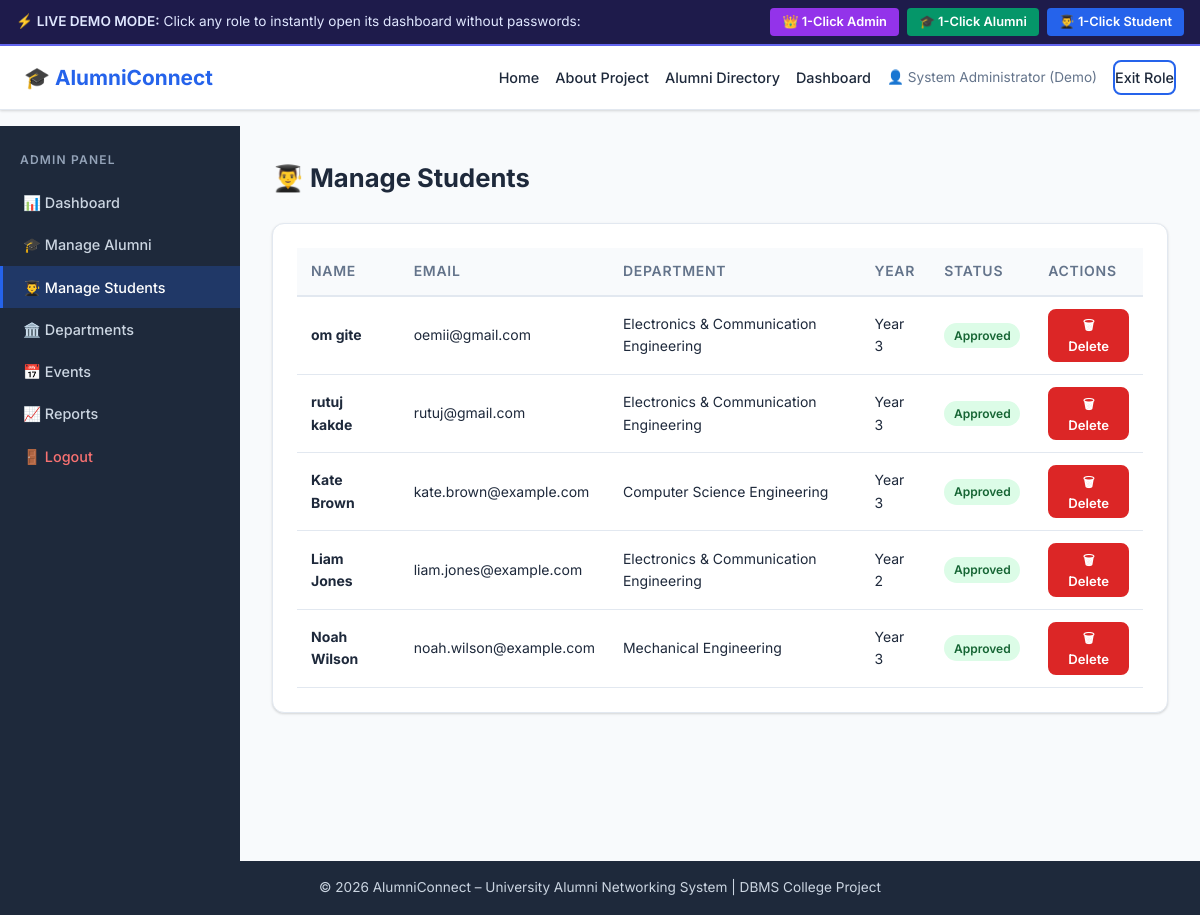
The app's page /admin/students with its own data.
### tables this page shows
CREATE TABLE Student (
        student_id    INTEGER PRIMARY KEY AUTOINCREMENT,
        user_id       INTEGER NOT NULL UNIQUE,
        department_id INTEGER NOT NULL,
        current_year  INTEGER NOT NULL,
        skills        TEXT,
        interests     TEXT,
        FOREIGN KEY (user_id) REFERENCES Users(user_id) ON DELETE CASCADE,
        FOREIGN KEY (department_id) REFERENCES Department(department_id)
    );

CREATE TABLE Users (
        user_id        INTEGER PRIMARY KEY AUTOINCREMENT,
        full_name      TEXT NOT NULL,
        email          TEXT NOT NULL UNIQUE,
        password_hash  TEXT NOT NULL,
        role           TEXT NOT NULL CHECK(role IN ('admin', 'alumni', 'student')),
        account_status TEXT NOT NULL DEFAULT 'pending' CHECK(account_status IN ('pending', 'approved', 'rejected')),
        created_at     TIMESTAMP DEFAULT CURRENT_TIMESTAMP
    );

CREATE TABLE Department (
        department_id   INTEGER PRIMARY KEY AUTOINCREMENT,
        department_name TEXT NOT NULL UNIQUE
    );

### routes/admin.py (the view)
@admin_bp.route('/students')
@admin_required
def manage_students():
    students = execute_query("""
        SELECT u.user_id, u.full_name, u.email, u.account_status, u.created_at,
               d.department_name, s.current_year, s.student_id
        FROM Users u
        JOIN Student s ON u.user_id = s.user_id
        JOIN Department d ON s.department_id = d.department_id
        ORDER BY u.created_at DESC
    """, fetch=True) or []
    return render_template('admin/manage_students.html', students=students)

### database/db_connection.py (called while the page is built, shortened)
def get_sqlite_connection():
    conn = sqlite3.connect(SQLITE_DB_PATH)
    conn.row_factory = sqlite3.Row
    conn.execute("PRAGMA foreign_keys = ON;")
    return conn

def get_db_connection():
    global USE_SQLITE
    return get_sqlite_connection()

### routes/admin.py (called while the page is built)
def admin_required(f):
    @wraps(f)
    def decorated(*args, **kwargs):
        if 'user_id' not in session or session.get('role') != 'admin':
            session['user_id'] = 1
            session['full_name'] = 'System Administrator (Demo)'
            session['role'] = 'admin'
            session['email'] = 'admin@alumni.example.com'
        return f(*args, **kwargs)
    return decorated

### templates/admin/manage_students.html (shortened to what this page needs)
{% extends "base.html" %}
{% block content %}
<div class="dashboard-layout">
    <aside class="sidebar">
        <h3 class="sidebar-title">Admin Panel</h3>
        <ul class="sidebar-menu">
            <li><a href="{{ url_for('admin.dashboard') }}">📊 Dashboard</a></li>
            <li><a href="{{ url_for('admin.manage_alumni') }}">🎓 Manage Alumni</a></li>
            <li><a href="{{ url_for('admin.manage_students') }}" class="active">👨‍🎓 Manage Students</a></li>
            <li><a href="{{ url_for('admin.manage_departments') }}">🏛️ Departments</a></li>
            <li><a href="{{ url_for('admin.manage_events') }}">📅 Events</a></li>
            <li><a href="{{ url_for('admin.reports') }}">📈 Reports</a></li>
            <li><a href="{{ url_for('auth.logout') }}" class="logout-link">🚪 Logout</a></li>
        </ul>
    </aside>
    <div class="dashboard-main">
        <div class="dashboard-header">
            <h1>👨‍🎓 Manage Students</h1>
        </div>
        {% if students %}
        <div class="section-card">
            <table class="data-table">
                <thead>
                    <tr><th>Name</th><th>Email</th><th>Department</th><th>Year</th><th>Status</th><th>Actions</th></tr>
                </thead>
                <tbody>
                    {% for s in students %}
                    <tr>
                        <td><strong>{{ s.full_name }}</strong></td>
                        <td>{{ s.email }}</td>
                        <td>{{ s.department_name }}</td>
                        <td>Year {{ s.current_year }}</td>
                        <td><span class="badge badge-success">{{ s.account_status | capitalize }}</span></td>
                        <td>
                            <form method="POST" action="{{ url_for('admin.delete_student', user_id=s.user_id) }}"
                                  onsubmit="return confirm('Delete student {{ s.full_name }}?');">
                                <button type="submit" class="btn btn-sm btn-danger">🗑 Delete</button>
                            </form>
                        </td>
                    </tr>
                    {% endfor %}
                </tbody>
            </table>
        </div>
        {% else %}
        <div class="empty-state">
            <div class="empty-icon">👨‍🎓</div>
            <h3>No students registered yet.</h3>
        </div>
        {% endif %}
    </div>
</div>
{% endblock %}

### static/css/style.css (style rules this page uses)
:root { --primary: #2563eb; --primary-dk: #1d4ed8; --secondary: #7c3aed; --success: #16a34a; --warning: #d97706; --danger: #dc2626; --info: #0891b2; --teal: #0f766e; --bg: #f8fafc; --surface: #ffffff; --border: #e2e8f0; --text: #1e293b; --text-muted: #64748b; --sidebar-bg: #1e293b; --sidebar-text: #cbd5e1; --radius: 8px; --radius-lg: 12px; --shadow: 0 1px 3px rgba(0,0,0,.1), 0 1px 2px rgba(0,0,0,.06); --shadow-md: 0 4px 6px rgba(0,0,0,.07), 0 2px 4px rgba(0,0,0,.06); --shadow-lg: 0 10px 15px rgba(0,0,0,.1), 0 4px 6px rgba(0,0,0,.05); }
*, *::before, *::after { box-sizing: border-box; margin: 0; padding: 0; }
html { font-size: 16px; scroll-behavior: smooth; }
body { font-family: 'Inter', system-ui, -apple-system, sans-serif; background: var(--bg); color: var(--text); line-height: 1.6; min-height: 100vh; display: flex; flex-direction: column; }
a { color: var(--primary); text-decoration: none; }
textarea, input, select, button { font-family: inherit; }
.btn { display: inline-flex; align-items: center; gap: 0.4rem; padding: 0.55rem 1.2rem; background: var(--primary); color: #fff; border: 2px solid var(--primary); border-radius: var(--radius); font-weight: 600; font-size: 0.9rem; cursor: pointer; transition: background .2s, color .2s, transform .1s; }
.btn-sm { padding: 0.35rem 0.8rem; font-size: 0.82rem; }
.btn-danger { background: var(--danger); border-color: var(--danger); }
.dashboard-layout { display: flex; min-height: calc(100vh - 65px); }
.sidebar { width: 240px; min-height: 100%; flex-shrink: 0; background: var(--sidebar-bg); padding: 1.5rem 0; }
.sidebar-title { color: #94a3b8; font-size: 0.75rem; text-transform: uppercase; letter-spacing: 0.1em; font-weight: 600; padding: 0 1.25rem; margin-bottom: 0.75rem; }
.sidebar-menu { list-style: none; }
.sidebar-menu li a { display: block; padding: 0.6rem 1.25rem; color: var(--sidebar-text); font-weight: 500; font-size: 0.9rem; border-left: 3px solid transparent; transition: background .15s, border-color .15s; }
.sidebar-menu li a.active { background: rgba(37,99,235,.25); border-color: var(--primary); color: #fff; }
.sidebar-menu li a.logout-link { color: #f87171; }
.dashboard-main { flex: 1; padding: 2rem; overflow-y: auto; }
.dashboard-header { display: flex; align-items: center; justify-content: space-between; margin-bottom: 1.5rem; gap: 1rem; flex-wrap: wrap; }
.dashboard-header h1 { font-size: 1.6rem; font-weight: 700; }
.section-card { background: var(--surface); border-radius: var(--radius-lg); padding: 1.5rem; box-shadow: var(--shadow); margin-bottom: 1.5rem; border: 1px solid var(--border); }
.data-table { width: 100%; border-collapse: collapse; font-size: 0.875rem; }
.data-table th { background: var(--bg); color: var(--text-muted); font-weight: 600; text-transform: uppercase; letter-spacing: 0.05em; padding: 0.75rem 0.875rem; text-align: left; border-bottom: 2px solid var(--border); }
.data-table td { padding: 0.75rem 0.875rem; border-bottom: 1px solid var(--border); vertical-align: middle; }
.badge { display: inline-block; padding: 0.2rem 0.6rem; border-radius: 9999px; font-size: 0.75rem; font-weight: 600; }
.badge-success { background: #dcfce7; color: #166534; }

### records on screen
Student: full_name "om gite", email "oemii@gmail.com", department_name "Electronics & Communication Engineering", current_year "3", account_status "Approved"
Student: full_name "rutuj kakde", email "rutuj@gmail.com", department_name "Electronics & Communication Engineering", current_year "3", account_status "Approved"
Student: full_name "Kate Brown", email "kate.brown@example.com", department_name "Computer Science Engineering", current_year "3", account_status "Approved"
Student: full_name "Liam Jones", email "liam.jones@example.com", department_name "Electronics & Communication Engineering", current_year "2", account_status "Approved"
Student: full_name "Noah Wilson", email "noah.wilson@example.com", department_name "Mechanical Engineering", current_year "3", account_status "Approved"

### other values on screen
{{ session.get('full_name', 'Guest') }} "System Administrator (Demo)"
